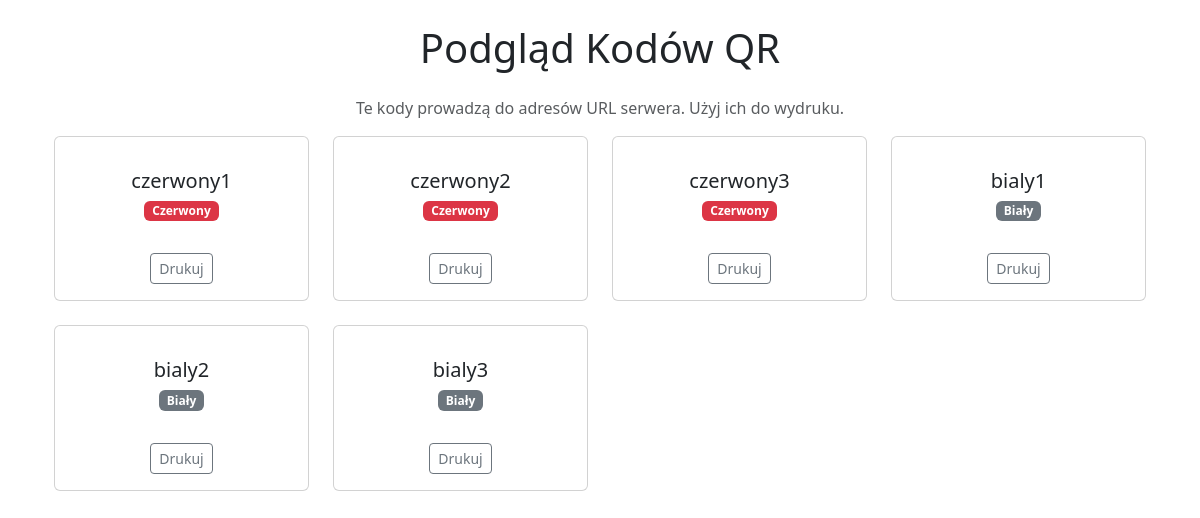
The app's page /qrcodes with its own data.
### app.py (models this page shows)
class QRCode(db.Model):
    id = db.Column(db.Integer, primary_key=True)
    code_identifier = db.Column(db.String(50), unique=True, nullable=False)
    is_red = db.Column(db.Boolean, default=False)
    claimed_by_player_id = db.Column(db.Integer, db.ForeignKey('player.id'), nullable=True)

### app.py (the view)
@app.route('/qrcodes')
def list_qrcodes():
    qrcodes = QRCode.query.all()
    return render_template('qrcodes.html', qrcodes=qrcodes)

### templates/qrcodes.html (shortened to what this page needs)
{% extends 'base.html' %}
{% block content %}
<div class="container mt-4">
    <h1 class="text-center mb-4">Podgląd Kodów QR</h1>
    <p class="text-center text-muted">Te kody prowadzą do adresów URL serwera. Użyj ich do wydruku.</p>
    <div class="row row-cols-1 row-cols-sm-2 row-cols-md-3 row-cols-lg-4 g-4" id="qr-container">
        {% for qr in qrcodes %}
        <div class="col">
            <div class="card h-100 text-center">
                <div class="card-body d-flex flex-column justify-content-center align-items-center">
                    <h5 class="card-title mt-3">{{ qr.code_identifier }}</h5>
                    {% if qr.is_red %}
                        <span class="badge bg-danger">Czerwony</span>
                    {% else %}
                        <span class="badge bg-secondary">Biały</span>
                    {% endif %}
                </div>
                <div class="card-footer bg-transparent border-top-0 py-3">
                    <button class="btn btn-sm btn-outline-secondary print-qr-btn">Drukuj</button>
                </div>
            </div>
        </div>
        {% else %}
        <div class="col-12">
            <div class="alert alert-warning text-center" role="alert">
                Brak kodów QR do wyświetlenia. Rozpocznij grę w panelu organizatora, aby je wygenerować.
            </div>
        </div>
        {% endfor %}
    </div>
</div>
{% endblock %}

### templates/base.html (shortened to what this page needs)
<!doctype html>
<html lang="pl">
<head>
    <link rel="stylesheet" href="https://cdn.jsdelivr.net/npm/bootstrap@5.3.2/dist/css/bootstrap.min.css">
</head>
<body>
    <div class="container mt-4">
        {% block content %}{% endblock %}
    </div>
</body>
</html>

### records on screen
QRCode: code_identifier "czerwony1", is_red "Czerwony"
QRCode: code_identifier "czerwony2", is_red "Czerwony"
QRCode: code_identifier "czerwony3", is_red "Czerwony"
QRCode: code_identifier "bialy1", is_red "Biały"
QRCode: code_identifier "bialy2", is_red "Biały"
QRCode: code_identifier "bialy3", is_red "Biały"
